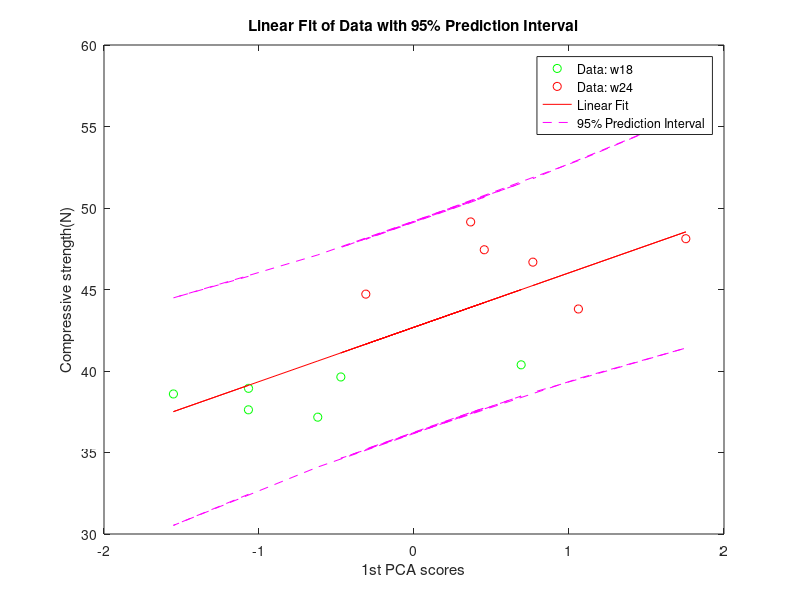
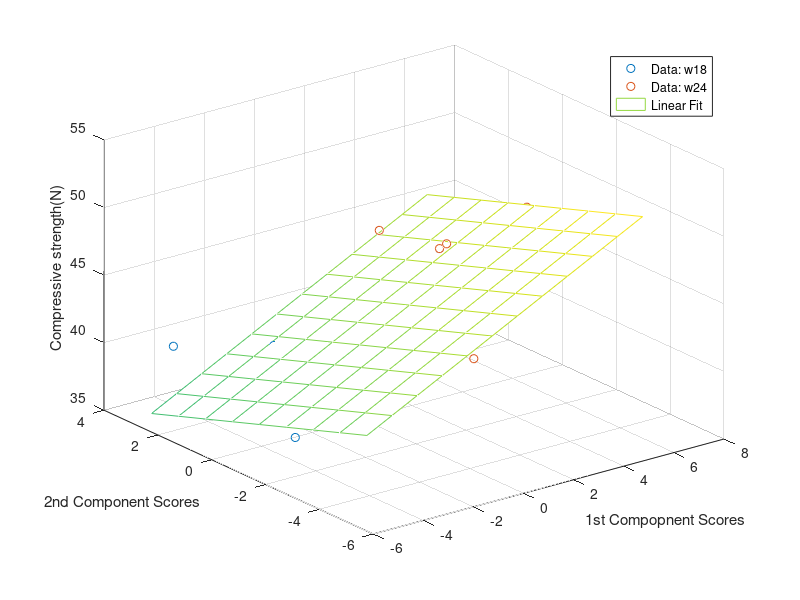

Recreate these plots in MATLAB, in order.
motherPath='G:\My Drive\PhD\WORK\2nd_year\PCA_PIPELINE\';


%% Load the strength values
Subpath='STRENGTH RELATION\DATA\';
cd(strcat(motherPath,Subpath));
load('failureLoad.mat','F');
F=[F(:,3);F(:,6)];
%% Load the modal scores
Subpath1='PCA\OUTPUTS\';
cd(strcat(motherPath,Subpath1));
load('PCA_results');

score1=score(:,1);
score2=score(:,2);
score3=score(:,3);

%% Correltion analysis
R1 = corrcoef(F,score1);
R2 = corrcoef(F,score2);
R3 = corrcoef(F,score3);





%% Simple Regression analysis
%key parameters:
n=12;% number of observations;
ps=2;% number of coeff
p0=1;% number of qoi
x=zscore(score1);
y=F;
[p,S]= polyfit(x,y,1);
[yfit,delta]=polyval(p,x,S);
yresid=y-yfit;
SSresid=sum(yresid.^2);
SStotal= (length(F)-1)*var(F);
rsq=1 - SSresid/SStotal;

plot(x(1:6),y(1:6),'go');hold on;plot(x(7:12),y(7:12),'ro')
hold on
plot(x,yfit,'r-')
plot(x,yfit+2*delta,'m--',x,yfit-2*delta,'m--')
title('Linear Fit of Data with 95% Prediction Interval')
legend('Data: w18','Data: w24','Linear Fit','95% Prediction Interval')
xlabel('1st PCA scores')
ylabel('Compressive strength(N)')


%% Multiple Regression analysis
%key parameters:
pm=3;%number of regression coeffs
X = [ones(size(score1)) score1 score2];
X1 = zscore(X);
y = F;
[b,~,r,rint,stat] = regress(y,X);
b1= regress(y,X1) ; 
YFIT = b(1) + b(2)*X(:,2) + b(3)*X(:,3);
FresidM=y-YFIT;
SSresidM=sum(FresidM.^2);


figure();
scatter3(score1(1:6),score2(1:6),F(1:6),'go');hold on;scatter3(score1(7:12),score2(7:12),F(7:12),'ro')
hold on;
s1fit = min(score1):max(score1);
s2fit = min(score2):max(score2);
[S1FIT,S2FIT] = meshgrid(s1fit,s2fit);
MOD = b(1) + b(2)*S1FIT + b(3)*S2FIT;
mesh(S1FIT,S2FIT,MOD)


zlabel('Compressive strength(N)');ylabel('2nd Component Scores');xlabel('1st Compopnent Scores');hold on;
legend('Data: w18','Data: w24','Linear Fit');


%% Comparison between models

Fv=((SSresid-SSresidM)*(n-pm)) / (SSresidM*(pm-ps));
DFM = pm - ps; DFE = n - pm; Fcrit=5.1174; %f-table
p=0.06252; % p calculator
if Fv<Fcrit 
    flag=0;
    disp(['The null hypothesis is accepted:' ])
    disp(['The fit of the simple regression model is NOT significant ' ...
        'different from the fit of the multiple regression model']);
else
    disp(['The null hpothesis is rejected: The fit of the multiple' ...
        'regression model is different from the simple one.' ...
        'As the R-Squared id higher this means that the model is better' ...
        'and additionally it is significant to add the second scores variable' ...
        'associated with the second principal component in the model']);
end

